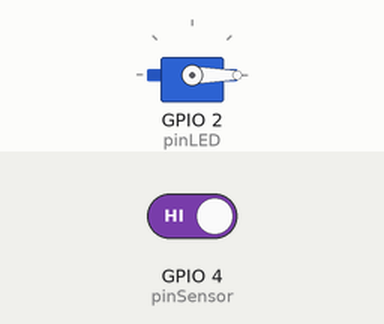
This sketch was run on a simulated ESP32. Shown: servo. The inputs (shaded band) are chosen by the test bench; at power-on: GPIO 4 (pinSensor) HIGH. What the sketch prints to the serial monitor is not drawn.

Above: at 2.8 s.
2.9 s: GPIO 4 (pinSensor) driven LOW
At 4.2 s:
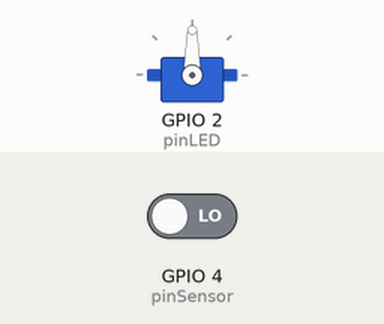
4.5 s: GPIO 4 (pinSensor) driven HIGH
At 5.9 s:
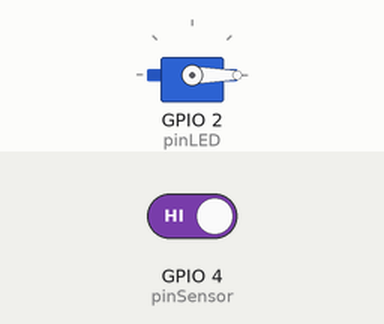
Timing chart, 0 to 7.5 s (numbered marks = the images above; inputs shaded):
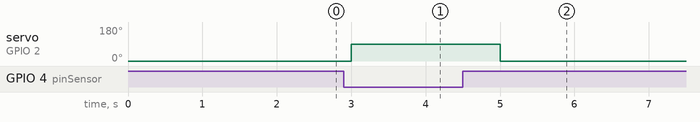

The sketch:

ReedSwitch_Servo_Esp32.ino
```cpp
#include <ESP32Servo.h>

const int pinSensor = 4;
const int pinLED = 2;
Servo myServo;

void setup() {
  //configurar pin como entrada con resistencia pull-up interna
  pinMode(pinSensor, INPUT_PULLUP);
  pinMode(pinLED, OUTPUT);
  Serial.begin(115200);
  Serial.println("Example servo");
  //Initializing servo object
  myServo.attach(2);
}

void loop() {
  int value = digitalRead(pinSensor);

  if (value == LOW) {
    digitalWrite(pinLED, HIGH);
    myServo.write(90);
  } else {
    digitalWrite(pinLED, LOW);
    myServo.write(0);
  }

  delay(1000);
}
```

Measured:
- after the input at 2.9 s, servo on GPIO 2 (pinLED): 0° → 90° after 0.10 s
- after the input at 4.5 s, servo on GPIO 2 (pinLED): 90° → 0° after 0.50 s
